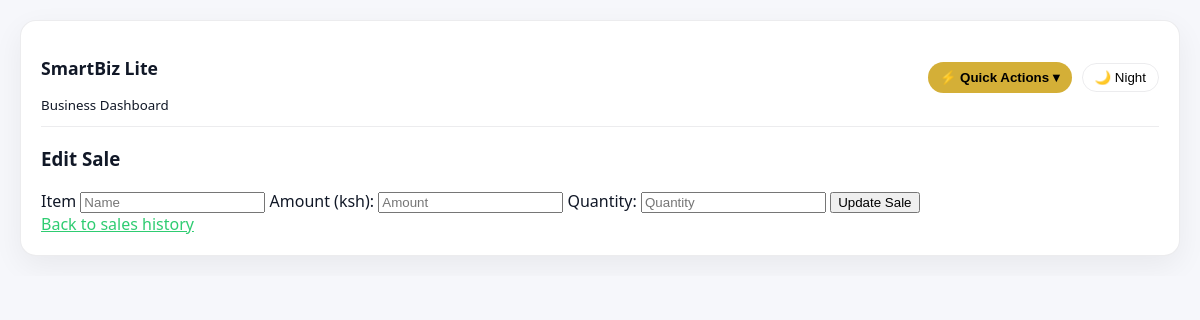
Page /sales/edit/87 on the earlier database version.
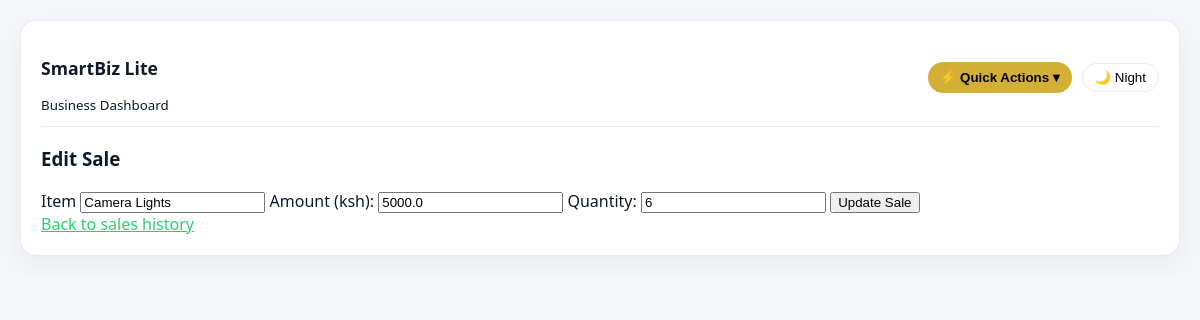
Same page on the later database version.
### tables this page shows
CREATE TABLE sales (
            id INTEGER PRIMARY KEY AUTOINCREMENT,
            item TEXT NOT NULL,
            amount REAL NOT NULL,
            quantity INTEGER NOT NULL,
            total REAL NOT NULL,
            created_at TEXT NOT NULL,
            deleted INTEGER DEFAULT 0
        );

### app.py (the view, shortened to what this page needs)
@app.route("/sales/edit/<int:sale_id>", methods=["GET", "POST"])
def edit_sale(sale_id):
    conn = get_db_connection()
    cur = conn.cursor()
    cur.execute("SELECT * FROM sales WHERE id=?", (sale_id,))
    sale = cur.fetchone()
    conn.close()
    return render_template('edit_sale.html', sale=sale)

### db.py (called while the page is built)
def get_db_connection():
    conn = sqlite3.connect(DB_PATH)
    conn.row_factory = sqlite3.Row
    return conn

### templates/edit_sale.html (shortened to what this page needs)
{% extends "base.html" %}
{% block content %}
    <h3>Edit Sale </h3>
    <form method='post'>
        <label>Item </label>
        <input type='text' name='item' placeholder='Name' value='{{sale['item']}}' required>
        <label>Amount (ksh):</label>
        <input type='number' name='amount' placeholder='Amount'  value='{{sale['amount']}}'required>
        <label>Quantity: <lbel>
        <input type='number' name='quantity' placeholder='Quantity' value='{{sale['quantity']}}' required>
        <button type='submit'>Update Sale</button>
    </form>
    <div class="section-footer">
      <a href='/history/sales'>Back to sales history</a>
    </div>
{% endblock %}

### templates/base.html (shortened to what this page needs)
<!DOCTYPE html>
<html lang="en">
<head>
    <link rel="stylesheet" href="{{ url_for('static', filename='css/main.css') }}">
</head>
<body>
<div class="page">
    <div class="card" id="card" data-theme="light">
        <div class="card-header">
            <div class="header-left">
                <h2 class="header-title">SmartBiz Lite</h2>
                <small>Business Dashboard</small>
            </div>
            <div class="header-actions">
                <div class="dropdown">
                    <button class="dropbtn">⚡ Quick Actions ▾</button>
                </div>
                <button id="theme-toggle" class="theme-btn">
                </button>
            </div>
        </div>
        <div class="card-body">
            {% block content %}{% endblock %}
        </div>
    </div>
</div>
</body>
</html>

### static/css/main.css (style rules this page uses)
:root { --bg: #f6f7fb; --text: #111827; --card: #ffffff; --muted: #6b7280; --accent: #D4AF37; --green: #2ecc71; --border: rgba(17, 24, 39, 0.08); --shadow: 0 10px 30px rgba(0,0,0,0.06); }
* { box-sizing: border-box; }
html, body { margin: 0; padding: 0; width: 100%; overflow-x: hidden; font-family: system-ui, -apple-system, Segoe UI, Roboto, sans-serif; background: var(--bg); color: var(--text); }
.page { max-width: 1200px; margin: 0 auto; padding: 20px; }
.card { background: var(--card); border-radius: 16px; box-shadow: var(--shadow); border: 1px solid var(--border); padding: 20px; transition: all 0.25s ease; }
.card-header { display: flex; justify-content: space-between; align-items: center; padding-bottom: 12px; margin-bottom: 12px; border-bottom: 1px solid var(--border); }
.header-left { display: flex; flex-direction: column; gap: 2px; }
.header-title { font-size: 1.1rem; font-weight: 700; }
.header-actions { display: flex; align-items: center; gap: 10px; }
.theme-btn { border: 1px solid var(--border); background: transparent; padding: 6px 12px; border-radius: 999px; cursor: pointer; transition: all 0.2s ease; }
.dropdown { position: relative; }
.dropbtn { border: none; background: var(--accent); padding: 8px 12px; border-radius: 999px; cursor: pointer; font-weight: 600; }
a { color: var(--green); }
.card, .dashboard-section, .summary-box, .data-table, .dropdown-content { transition: all 0.25s ease; }

Differences in the rows shown:
added sales: item "Camera Lights", amount "5000.0", quantity "6"
